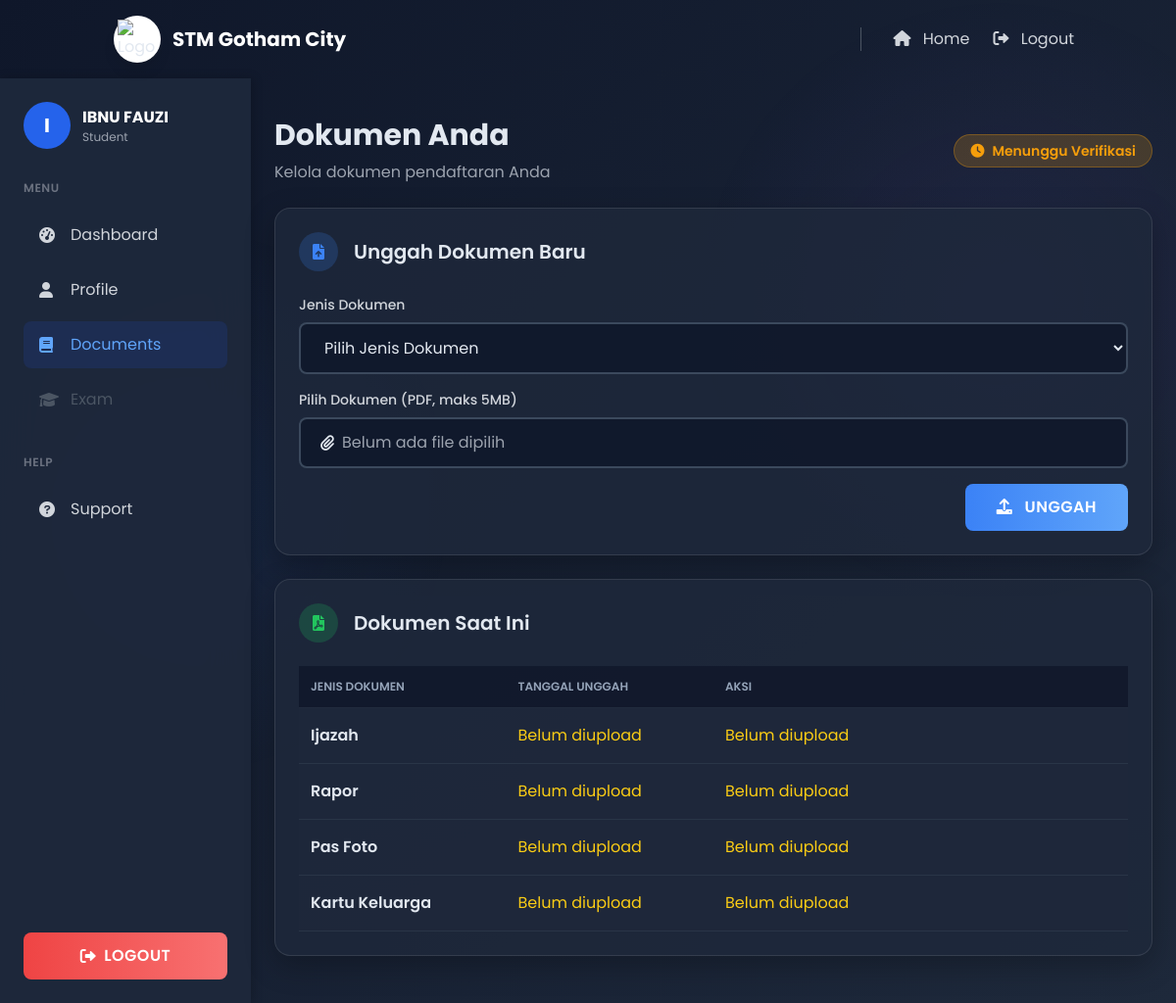
The page /login/students_documents.php (signed in) on the database its author committed.
### tables this page shows
CREATE TABLE `registrations` (
  `id` int(11) NOT NULL AUTO_INCREMENT,
  `user_id` int(11) NOT NULL,
  `email` varchar(255) NOT NULL,
  `full_name` varchar(255) NOT NULL,
  `nisn` char(10) NOT NULL,
  `status` enum('Menunggu Verifikasi','Terverifikasi','Diterima','Ditolak') DEFAULT 'Menunggu Verifikasi',
  `admin_notes` text DEFAULT NULL,
  `created_at` datetime DEFAULT current_timestamp(),
  `exam_permission` tinyint(1) DEFAULT 0,
  `major_id` int(11) DEFAULT NULL,
  `phone` varchar(15) DEFAULT NULL,
  `birth_date` date DEFAULT NULL,
  `address` text DEFAULT NULL,
  `program` varchar(100) DEFAULT NULL,
  `gender` enum('Laki-laki','Perempuan') DEFAULT NULL,
  `birth_place` varchar(100) DEFAULT NULL,
  `nik` char(16) DEFAULT NULL,
  `religion` varchar(50) DEFAULT NULL,
  `previous_school` varchar(255) DEFAULT NULL,
  `graduation_year` year(4) DEFAULT NULL,
  `father_name` varchar(255) DEFAULT NULL,
  `father_occupation` varchar(100) DEFAULT NULL,
  `father_phone` varchar(15) DEFAULT NULL,
  `mother_name` varchar(255) DEFAULT NULL,
  `mother_occupation` varchar(100) DEFAULT NULL,
  `mother_phone` varchar(15) DEFAULT NULL,
  `district` varchar(100) DEFAULT NULL,
  `city` varchar(100) DEFAULT NULL,
  `province` varchar(100) DEFAULT NULL,
  `postal_code` varchar(10) DEFAULT NULL,
  `updated_at` datetime DEFAULT NULL,
  PRIMARY KEY (`id`),
  KEY `user_id` (`user_id`),
  KEY `major_id` (`major_id`),
  CONSTRAINT `registrations_ibfk_1` FOREIGN KEY (`user_id`) REFERENCES `users` (`user_id`) ON DELETE CASCADE,
  CONSTRAINT `registrations_ibfk_2` FOREIGN KEY (`major_id`) REFERENCES `majors` (`id`)
);

### login/students_documents.php (the view, shortened to what this page needs)
<?php
$servername = "localhost";
$username = "root";
$password = "";
$dbname = "stm_gotham";
$conn = new mysqli($servername, $username, $password, $dbname);
$email = $_SESSION['email'];
$sql = "SELECT id, full_name, status, exam_permission FROM registrations WHERE email = ?";
$stmt = $conn->prepare($sql);
$stmt->bind_param("s", $email);
$stmt->execute();
$result = $stmt->get_result();
$student = $result->fetch_assoc();
$requiredTypes = ['Ijazah', 'Rapor', 'Pas Foto', 'Kartu Keluarga'];
$uploadedDocs = [];
?>
<!DOCTYPE html>
<html lang="id">
<head>
    <script src="https://cdn.tailwindcss.com"></script>
    <link href="https://cdnjs.cloudflare.com/ajax/libs/font-awesome/6.0.0-beta3/css/all.min.css" rel="stylesheet">
</head>
<body>
    <nav id="navbar" class="fixed w-full top-0 z-50 transition-all duration-300 py-4">
        <div class="container mx-auto px-4 flex justify-between items-center">
            <div class="flex items-center space-x-3">
                <a href="../index.html" class="flex items-center space-x-3">
                    <div class="w-12 h-12 rounded-full bg-white flex items-center justify-center shadow-lg">
                        <img src="https://cdn.pixabay.com/photo/2018/10/05/21/29/bat-3726896_1280.png" alt="Logo STM Gotham City" class="w-10 h-10 object-contain">
                    </div>
                    <div class="text-white font-bold text-xl">STM Gotham City</div>
                </a>
            </div>
            <div class="hidden md:flex items-center space-x-6">
                <a href="../index.html" class="text-gray-300 hover:text-white transition duration-300">
                    <i class="fas fa-home mr-2"></i> Home
                </a>
                <a href="logout.php" class="text-gray-300 hover:text-red-400 transition duration-300">
                    <i class="fas fa-sign-out-alt mr-2"></i> Logout
                </a>
            </div>
        </div>
    </nav>
    <div class="flex min-h-screen pt-24">
        <aside id="sidebar" class="sidebar w-64 fixed top-20 bottom-0 p-6 hidden md:block">
            <div class="flex items-center space-x-3 mb-8">
                <div class="w-12 h-12 rounded-full bg-blue-600 flex items-center justify-center">
                    <span class="text-xl font-bold text-white">
                        <?php echo substr($student['full_name'] ?? 'S', 0, 1); ?>
                    </span>
                </div>
                <div>
                    <h3 class="font-bold text-white">
                        <?php echo htmlspecialchars($student['full_name'] ?? 'Student'); ?>
                    </h3>
                    <p class="text-xs text-gray-400">Student</p>
                </div>
            </div>
            <div class="mb-8">
                <p class="text-xs uppercase text-gray-500 font-semibold mb-4 tracking-wider">Menu</p>
                <ul class="space-y-2">
                    <li>
                        <a href="student_dashboard.php" class="flex items-center space-x-3 text-gray-300 hover:text-blue-400 hover:bg-blue-900 hover:bg-opacity-20 rounded-lg px-4 py-3 transition-all duration-300">
                            <i class="fas fa-tachometer-alt w-5"></i>
                            <span>Dashboard</span>
                        </a>
                    </li>
                    <li>
                        <a href="student_profile.php" class="flex items-center space-x-3 text-gray-300 hover:text-blue-400 hover:bg-blue-900 hover:bg-opacity-20 rounded-lg px-4 py-3 transition-all duration-300">
                            <i class="fas fa-user w-5"></i>
                            <span>Profile</span>
                        </a>
                    </li>
                    <li>
                        <a href="students_documents.php" class="flex items-center space-x-3 text-blue-400 bg-blue-900 bg-opacity-30 rounded-lg px-4 py-3 transition-all duration-300">
                            <i class="fas fa-book w-5"></i>
                            <span>Documents</span>
                        </a>
                    </li>
                    <li>
                        <a href="exam.php" class="flex items-center space-x-3 <?php echo $student['exam_permission'] == 1 ? 'text-gray-300 hover:text-blue-400 hover:bg-blue-900 hover:bg-opacity-20' : 'text-gray-600 cursor-not-allowed'; ?> rounded-lg px-4 py-3 transition-all duration-300" <?php echo $student['exam_permission'] == 1 ? '' : 'onclick="event.preventDefault(); Swal.fire({title: \'Akses Ditolak\', text: \'Anda belum diizinkan untuk mengikuti ujian.\', icon: \'warning\', confirmButtonText: \'OK\'});"'; ?>>
                            <i class="fas fa-graduation-cap w-5"></i>
                            <span>Exam</span>
                        </a>
                    </li>
                </ul>
            </div>
            <div>
                <p class="text-xs uppercase text-gray-500 font-semibold mb-4 tracking-wider">Help</p>
                <ul class="space-y-2">
                    <li>
                        <a href="support.php" class="flex items-center space-x-3 text-gray-300 hover:text-blue-400 hover:bg-blue-900 hover:bg-opacity-20 rounded-lg px-4 py-3 transition-all duration-300">
                            <i class="fas fa-question-circle w-5"></i>
                            <span>Support</span>
                        </a>
                    </li>
                </ul>
            </div>
            <div class="absolute bottom-6 left-6 right-6">
                <a href="logout.php" class="logout-btn btn text-white w-full flex items-center justify-center">
                    <i class="fas fa-sign-out-alt mr-2"></i> Logout
                </a>
            </div>
        </aside>
        <main class="content flex-1 p-6 md:ml-64">
            <div class="max-w-7xl mx-auto">
                <div class="flex flex-col md:flex-row md:items-center md:justify-between mb-6">
                    <div>
                        <h1 class="text-3xl font-bold mb-2 slide-in">Dokumen Anda</h1>
                        <p class="text-gray-400 slide-in">Kelola dokumen pendaftaran Anda</p>
                    </div>
                    <div class="mt-4 md:mt-0">
                        <?php
                        $statusClass = '';
                        $statusIcon = '';
                        switch($student['status']) {
                            case 'Menunggu Verifikasi':
                                $statusClass = 'status-pending';
                                $statusIcon = 'fa-clock';
                                break;
                        }
                        ?>
                        <div class="<?php echo $statusClass; ?> status-badge slide-in">
                            <i class="fas <?php echo $statusIcon; ?>"></i>
                            <?php echo htmlspecialchars($student['status']); ?>
                        </div>
                    </div>
                </div>
                <div class="card p-6 mb-6 slide-in">
                    <div class="flex items-center space-x-4 mb-6">
                        <div class="w-10 h-10 rounded-full bg-blue-500 bg-opacity-20 flex items-center justify-center">
                            <i class="fas fa-file-upload text-blue-500"></i>
                        </div>
                        <h2 class="text-xl font-semibold">Unggah Dokumen Baru</h2>
                    </div>
                    <form id="documentForm" method="POST" enctype="multipart/form-data" class="space-y-4">
                        <div>
                            <label for="document_type" class="block text-sm font-medium text-gray-300 mb-2">Jenis Dokumen</label>
                            <select id="document_type" name="document_type" class="input-field w-full" required>
                                <option value="" disabled selected>Pilih Jenis Dokumen</option>
                            </select>
                        </div>
                        <div>
                            <label class="block text-sm font-medium text-gray-300 mb-2">Pilih Dokumen (PDF, maks 5MB)</label>
                            <label for="document" class="custom-file-label input-field w-full flex items-center cursor-pointer">
                                <i class="fas fa-paperclip mr-2"></i>
                                <span id="file-chosen" class="truncate text-gray-400">Belum ada file dipilih</span>
                            </label>
                        </div>
                        <div class="text-right">
                            <button type="submit" class="submit-btn btn text-white">
                                <i class="fas fa-upload mr-2"></i> Unggah
                            </button>
                        </div>
                    </form>
                </div>
                <div class="card p-6 mb-6 slide-in">
                    <div class="flex items-center space-x-4 mb-6">
                        <div class="w-10 h-10 rounded-full bg-green-500 bg-opacity-20 flex items-center justify-center">
                            <i class="fas fa-file-pdf text-green-500"></i>
                        </div>
                        <h2 class="text-xl font-semibold">Dokumen Saat Ini</h2>
                    </div>
                    <div class="table-container">
                        <table class="w-full">
                            <thead>
                                <tr>
                                    <th class="w-1/4">Jenis Dokumen</th>
                                    <th class="w-1/4">Tanggal Unggah</th>
                                    <th class="w-1/2">Aksi</th>
                                </tr>
                            </thead>
                            <tbody>
                                <?php foreach ($requiredTypes as $type):
                                    $doc = $uploadedDocs[$type] ?? null;
                                ?>
                                <tr>
                                    <td class="py-4 font-semibold"><?php echo htmlspecialchars($type); ?></td>
                                    <td class="py-4">
                                        <?php if ($doc): ?>
                                            <?php echo formatTanggalIndonesia($doc['uploaded_at']); ?>
                                        <?php else: ?>
                                            <span class="text-yellow-400">Belum diupload</span>
                                        <?php endif; ?>
                                    </td>
                                    <td class="py-4">
                                        <?php if ($doc): ?>
                                            <div class="flex items-center space-x-6">
                                                <a href="<?php echo htmlspecialchars($doc['file_path']); ?>"
                                                   class="inline-flex items-center text-blue-400 hover:underline px-3 py-2"
                                                   target="_blank">
                                                    <i class="fas fa-eye mr-2"></i> Lihat
                                                </a>
                                                <button class="replace-btn btn text-white px-4"
                                                        onclick="openReplaceModal(<?php echo $doc['id']; ?>, '<?php echo htmlspecialchars($doc['document_type']); ?>')">
                                                    <i class="fas fa-sync-alt mr-2"></i> Ganti
                                                </button>
                                                <button class="logout-btn btn text-white px-4"
                                                        onclick="deleteDocument(<?php echo $doc['id']; ?>)">
                                                    <i class="fas fa-trash-alt mr-2"></i> Hapus
                                                </button>
                                            </div>
                                        <?php else: ?>
                                            <span class="text-yellow-400">Belum diupload</span>
                                        <?php endif; ?>
                                    </td>
                                </tr>
                                <?php endforeach; ?>
                            </tbody>
                        </table>
                    </div>
                </div>
            </div>
        </main>
    </div>
</body>
</html>

### login/students_documents.php (style rules this page uses)
body { font-family: 'Poppins', sans-serif; background: linear-gradient(135deg, #0f172a 0%, #1e293b 100%); color: #e2e8f0; margin: 0; min-height: 100vh; position: relative; overflow-x: hidden; }
body::before { content: ''; position: fixed; top: 0; left: 0; width: 100%; height: 100%; background-image: radial-gradient(circle at 15% 50%, rgba(59, 130, 246, 0.08) 0%, transparent 25%), radial-gradient(circle at 85% 30%, rgba(139, 92, 246, 0.08) 0%, transparent 25%); z-index: -1; }
.sidebar { background: rgba(30, 41, 59, 0.95); backdrop-filter: blur(20px); box-shadow: 2px 0 10px rgba(0, 0, 0, 0.2); transition: all 0.3s ease; }
.card { background: rgba(30, 41, 59, 0.8); border-radius: 1rem; box-shadow: 0 10px 30px rgba(0, 0, 0, 0.25); border: 1px solid rgba(255, 255, 255, 0.1); overflow: hidden; transition: all 0.3s ease; }
.input-field { transition: all 0.3s ease; background: rgba(15, 23, 42, 0.8); border: 2px solid rgba(71, 85, 105, 0.8); border-radius: 0.5rem; padding: 0.75rem 1.25rem; color: #e2e8f0; }
.btn { transition: all 0.3s ease; padding: 0.75rem 2rem; border-radius: 0.5rem; font-weight: 600; text-transform: uppercase; letter-spacing: 0.5px; position: relative; overflow: hidden; z-index: 1; }
.btn::before { content: ''; position: absolute; top: 0; left: -100%; width: 100%; height: 100%; background: rgba(255, 255, 255, 0.2); transition: all 0.4s ease; z-index: -1; }
.submit-btn { background: linear-gradient(90deg, #3b82f6, #60a5fa); }
.logout-btn { background: linear-gradient(90deg, #ef4444, #f87171); }
.status-badge { padding: 0.35rem 1rem; border-radius: 2rem; font-size: 0.875rem; font-weight: 600; display: inline-flex; align-items: center; gap: 0.5rem; }
.status-pending { background: rgba(245, 158, 11, 0.2); color: #f59e0b; border: 1px solid rgba(245, 158, 11, 0.3); }
.slide-in { animation: slideIn 0.5s forwards; }
.table-container { overflow-x: auto; }
table { width: 100%; border-collapse: separate; border-spacing: 0; }
th, td { padding: 0.75rem; text-align: left; border-bottom: 1px solid rgba(71, 85, 105, 0.3); }
th { background: rgba(15, 23, 42, 0.8); font-weight: 600; text-transform: uppercase; font-size: 0.75rem; color: #94a3b8; }
td { background: rgba(30, 41, 59, 0.8); }
.custom-file-label { background: rgba(15, 23, 42, 0.8); border: 2px solid rgba(71, 85, 105, 0.8); border-radius: 0.5rem; padding: 0.75rem 1.25rem; color: #e2e8f0; transition: all 0.3s ease; }

### rows shown on the page
registrations: full_name "I", full_name "IBNU FAUZI", status "Menunggu Verifikasi"

### other values the page prints
$type "Ijazah"
$type "Rapor"
$type "Pas Foto"
$type "Kartu Keluarga"
